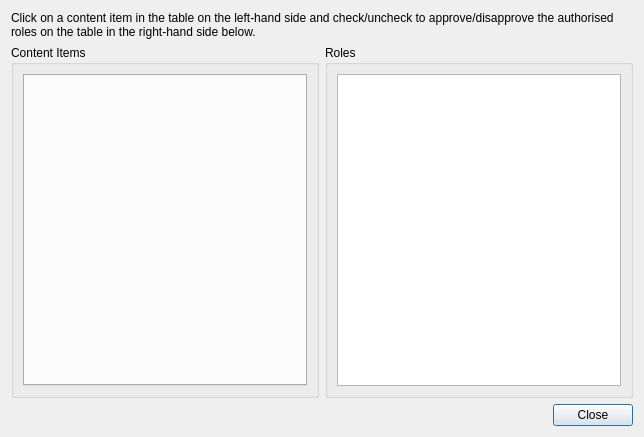
<?xml version="1.0" encoding="UTF-8"?>
<ui version="4.0">
 <class>frmContentAuth</class>
 <widget class="QDialog" name="frmContentAuth">
  <property name="geometry">
   <rect>
    <x>0</x>
    <y>0</y>
    <width>644</width>
    <height>437</height>
   </rect>
  </property>
  <property name="windowTitle">
   <string>Content Authorization</string>
  </property>
  <layout class="QGridLayout" name="gridLayout_3">
   <item row="0" column="0" colspan="2">
    <widget class="QLabel" name="label">
     <property name="text">
      <string>&lt;html&gt;&lt;head/&gt;&lt;body&gt;&lt;p&gt;Click on a content item in the table on the left-hand side and check/uncheck to approve/disapprove the authorised roles on the table in the right-hand side below.&lt;/p&gt;&lt;/body&gt;&lt;/html&gt;</string>
     </property>
     <property name="wordWrap">
      <bool>true</bool>
     </property>
    </widget>
   </item>
   <item row="1" column="0">
    <widget class="QGroupBox" name="groupBox">
     <property name="title">
      <string>Content Items</string>
     </property>
     <layout class="QGridLayout" name="gridLayout_2">
      <item row="0" column="0">
       <widget class="QTabWidget" name="tbContentItems"/>
      </item>
     </layout>
    </widget>
   </item>
   <item row="1" column="1">
    <widget class="QGroupBox" name="groupBox_2">
     <property name="maximumSize">
      <size>
       <width>16777215</width>
       <height>16777215</height>
      </size>
     </property>
     <property name="title">
      <string>Roles</string>
     </property>
     <layout class="QGridLayout" name="gridLayout">
      <item row="0" column="0">
       <widget class="QListView" name="lstRoles">
        <property name="editTriggers">
         <set>QAbstractItemView::NoEditTriggers</set>
        </property>
        <property name="selectionBehavior">
         <enum>QAbstractItemView::SelectRows</enum>
        </property>
       </widget>
      </item>
     </layout>
    </widget>
   </item>
   <item row="2" column="1">
    <widget class="QDialogButtonBox" name="buttonBox">
     <property name="orientation">
      <enum>Qt::Horizontal</enum>
     </property>
     <property name="standardButtons">
      <set>QDialogButtonBox::Close</set>
     </property>
    </widget>
   </item>
  </layout>
 </widget>
 <resources/>
 <connections>
  <connection>
   <sender>buttonBox</sender>
   <signal>rejected()</signal>
   <receiver>frmContentAuth</receiver>
   <slot>reject()</slot>
   <hints>
    <hint type="sourcelabel">
     <x>316</x>
     <y>260</y>
    </hint>
    <hint type="destinationlabel">
     <x>286</x>
     <y>274</y>
    </hint>
   </hints>
  </connection>
 </connections>
</ui>
